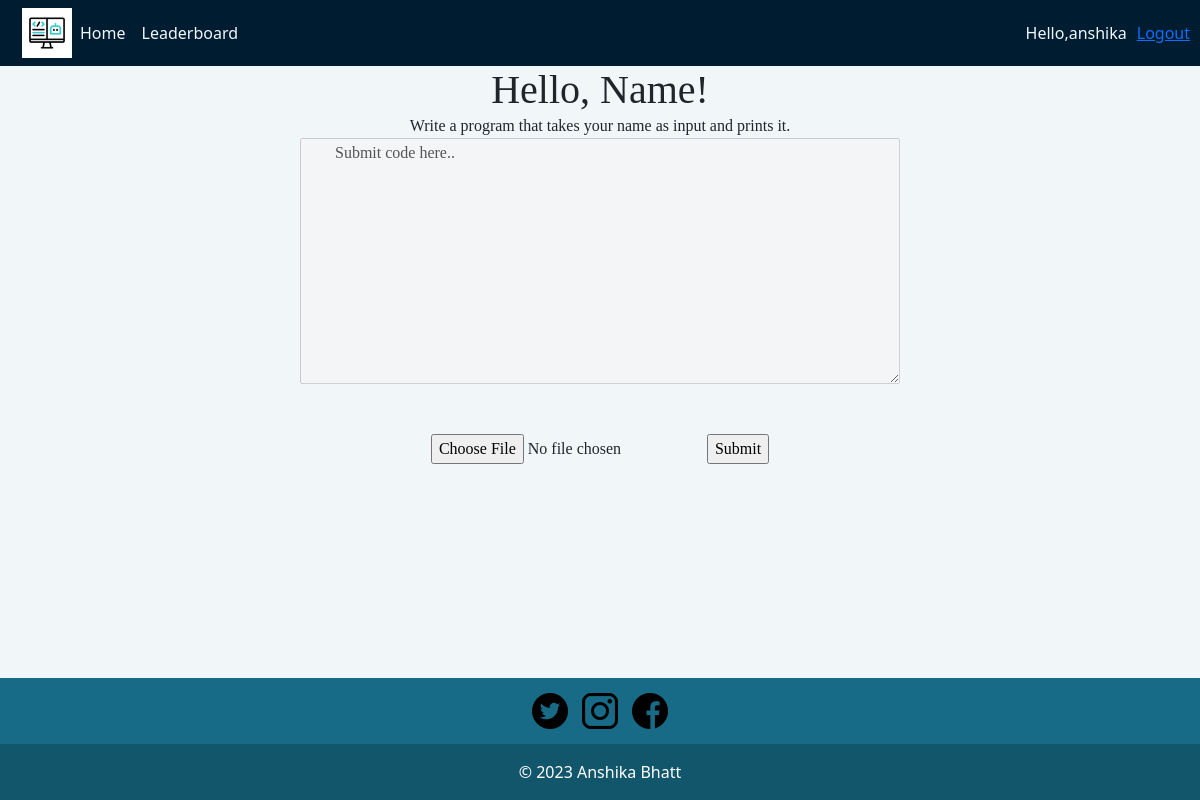
Screenshot of /judge/problem/1/ (signed in) with the database file from the repository.
### judge/models.py (models this page shows, shortened)
class Problem(models.Model):
    name = models.CharField(max_length=100)
    statement = models.CharField(max_length=255)
    code = models.CharField(max_length=255)
    difficulty = models.CharField(max_length=100)

### judge/views.py (the view)
# urls.py: path('problem/<int:problem_id>/', views.problemDetail, name='problemDetail'),
@login_required(login_url='judge:login')
def problemDetail(request,problem_id):
    problem = get_object_or_404(Problem, pk = problem_id)
    return render(request, 'judge/detail.html', {'problem': problem})

### judge/templates/judge/detail.html (shortened to what this page needs)
{% extends 'judge/base.html' %}
{% block main_content %}
    <h1 style="margin: auto; text-align: center;">{{problem.name}}</h1>
    <p style="margin: auto; font-size: medium; text-align: center;" >{{problem.statement}}</p>
    <textarea rows="10" cols="200" disabled="disabled" style="width: 600px; display: block; margin: auto;">
        Submit code here..
    </textarea>
    <form style="margin: auto;" action="{%url 'judge:submit' problem.id %}" method="post"  enctype="multipart/form-data" >
        <fieldset>
            <div align="center"  style="margin: auto;">
                <form>
                    <div class="form-group" style="margin: 50px;">
                      <input type="file" name="solfile" class="form-control-file" id="solfile exampleFormControlFile1">
                      <input type="submit" value="Submit" >
                    </div>
                  </form>
            </div>
        </fieldset>
    </form>
{% endblock %}

### judge/templates/judge/base.html (shortened to what this page needs)
{% load static %}
<!DOCTYPE html>
<html lang="en">
<head>
    <link rel="stylesheet" type="text/css" href="{% static 'judge/style.css' %}" />
    <link href="https://cdn.jsdelivr.net/npm/bootstrap@5.3.0/dist/css/bootstrap.min.css" rel="stylesheet">
</head>
<body>
        <div class="flex-wrapper ">
            <nav class="navbar navbar-expand">
                <div class="container-fluid">
                    <img src="../../static/judge/coding.gif" width="50" height="50" alt="">
                    <div class="collapse navbar-collapse" id="navbarCollapse">
                        <div class="navbar-nav">
                            <a href="#" class="nav-item nav-link" style="color: aliceblue;">Home</a>
                            <a href="#" class="nav-item nav-link" style="color: aliceblue;">Leaderboard</a>
                        </div>
                    </div>
                </div>
                <span style="color: aliceblue; margin-right: 10px;" >Hello,{{request.user}} </span>
                <span style="color: aliceblue; margin-right: 10px;"><a href="{% url 'judge:logoutUser' %}" >Logout</a> </span>
            </nav>
        <div class="content" >
            {% block main_content %}
            {% endblock %}
        </div>
        <div class="footer">
            <footer class="text-center text-start">
                <div class="container d-flex justify-content-center py-2">
                    <img class="icn" src="../../static/judge/twitter.png" >
                    <img class="icn" src="../../static/judge/instagram.png" >
                    <img class="icn" src="../../static/judge/facebook.png" >
                </div>
                <div class="text-center text-white p-3" style="background-color: rgba(0, 0, 0, 0.2);">
                    © 2023 Anshika Bhatt
                  </div>
            </footer>
        </div>
    </div>
</body>
</html>

### judge/static/judge/style.css (style rules this page uses)
.flex-wrapper { display: flex; min-height: 100vh; flex-direction: column; justify-content: flex-start; }
.content { font-family: 'Vollkorn', serif; background:#F1F6F9; margin-top: auto; flex-grow: 1; }
.navbar { background-color: #001C30; }
.navbar img { padding: 10 10; margin-left: 1%; }
.footer { background-color: #176B87; margin-top: auto; }
.icn { width: 50px; height: 50px; padding: 7px; }

### rows the page displays
Problem: name "Hello, Name!", statement "Write a program that takes your name as input and prints it."

### other values shown
{{ request.user }} "anshika"
